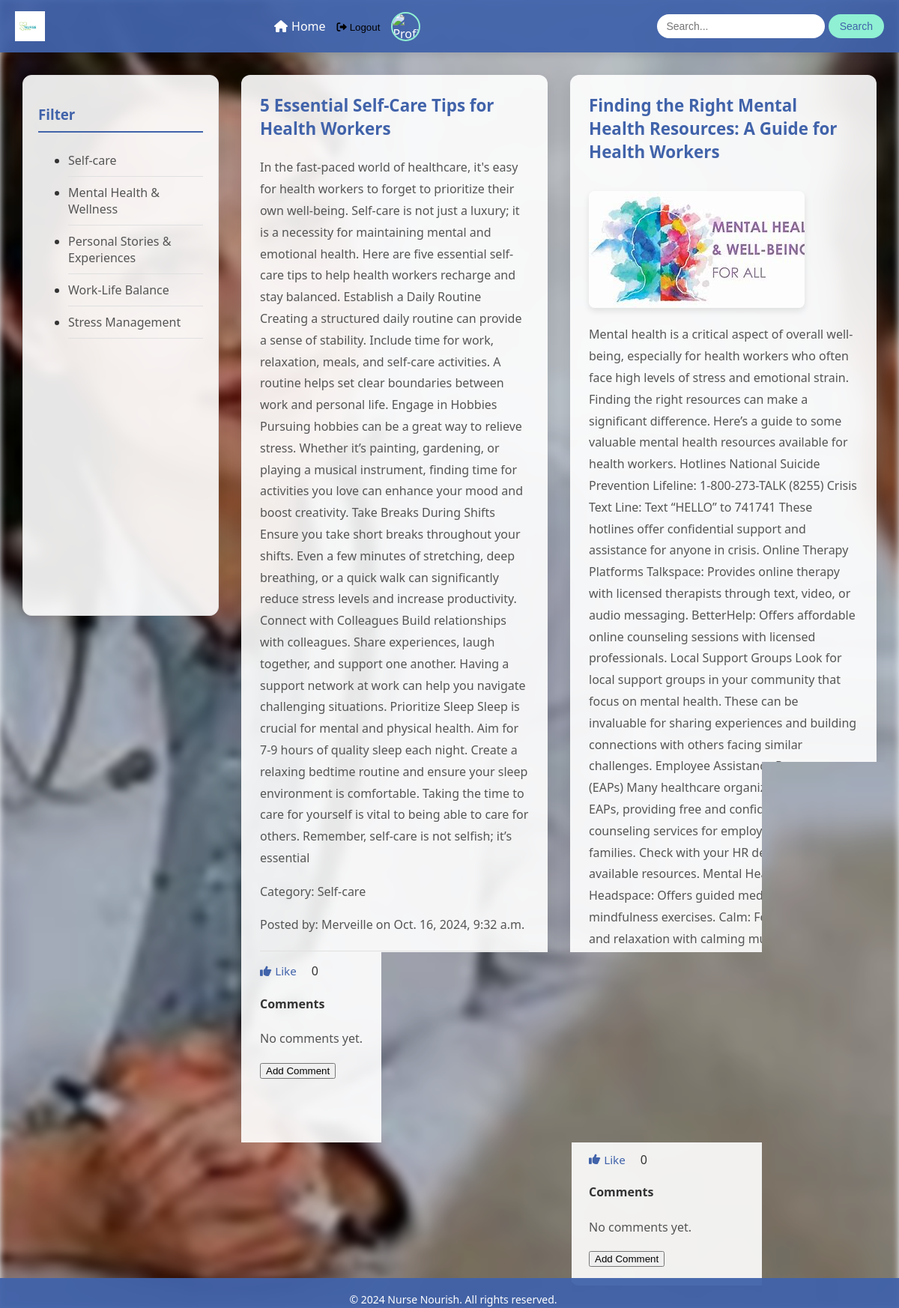
Screenshot of / (signed in) with the database file from the repository.
### nurse/models.py (models this page shows, shortened)
class Category(models.Model):
    name = models.CharField(max_length=100)

class Post(models.Model):
    user = models.ForeignKey(User, on_delete=models.CASCADE)
    title = models.CharField(max_length=100)
    content = models.TextField()
    category = models.ForeignKey(Category, on_delete=models.CASCADE)
    date_posted = models.DateTimeField(auto_now=True)
    image = models.ImageField(upload_to='static/', blank=True, null=True)
    likes = models.ManyToManyField(User, related_name='liked_posts', blank=True)
    def total_likes(self):
        return self.likes.count()

class User(AbstractUser):
    email = models.EmailField(unique=True)
    first_name = models.CharField(max_length=30)
    last_name = models.CharField(max_length=30)
    picture = models.ImageField(upload_to='user_picture/', default='static/default-profile.png', null=True, blank=True)

### nurse/views.py (the view)
# urls.py: path('', views.index, name='index'),
def index(request):
    posts = Post.objects.all()
    categories = Category.objects.all()
    return render(request, 'index.html', {'posts': posts, 'categories': categories})

### nurse/templates/index.html (shortened to what this page needs)
{% extends "main.html" %}
{% block content %}
    <div class="post-list">
        {% for post in posts %}
            <div class="post">
                <h3>{{ post.title }}</h3>
                {% if post.image %}
                    <img src="{{ MEDIA_URL }}{{ post.image.url }}" alt="Post Image" class="post-image">
                {% endif %}
                <p>{{ post.content }}</p>
                <p>Category: {{ post.category.name }}</p>
                <p>Posted by: {{ post.user.username }} on {{ post.date_posted }}</p>
                <div class="post-actions">
                    <a href="{% url 'nurse:like_post' post.id %}">
                        {% if user.is_authenticated and user in post.likes.all %}
                            <i class="fas fa-thumbs-down"></i> Unlike
                        {% else %}
                            <i class="fas fa-thumbs-up"></i> Like
                        {% endif %}
                    </a>
                    <span>{{ post.total_likes }}</span>
                </div>
                <div class="comments">
                    <h4>Comments</h4>
                    {% for comment in post.comments.all %}
                        <div class="comment">
                            <p>{{ comment.content }}</p>
                            <p>Commented by: {{ comment.user.username }} on {{ comment.date_posted }}</p>
                        </div>
                    {% empty %}
                        <p>No comments yet.</p>
                    {% endfor %}
                    {% if user.is_authenticated %}
                        <form method="POST" action="{% url 'nurse:add_comment' post.id %}">
                            <button type="submit">Add Comment</button>
                        </form>
                    {% else %}
                        <p><a href="{% url 'nurse:login' %}"></a></p>
                    {% endif %}
                </div>
            </div>
        {% endfor %}
    </div>
{% endblock %}

### nurse/templates/main.html (shortened to what this page needs)
{% load static %}
<!DOCTYPE html>
<html lang="en">
    <head>
        <link rel="stylesheet" href="{% static 'main.css' %}">
        <link rel="stylesheet" href="https://cdnjs.cloudflare.com/ajax/libs/font-awesome/6.0.0-beta3/css/all.min.css">
    </head>
    <body>
        <header>
            <img class="logo" src="{% static 'images/logo (2).png' %}" alt="Nurse Nourish Logo">
            <nav>
                <ul>
                    <li>
                        {% if user.is_authenticated %}
                            <a href="{% url 'nurse:home' %}"><i class="fas fa-home"></i>Home</a>
                        {% else %}
                            <a href="{% url 'nurse:login' %}"><i class="fas fa-home"></i>Home</a>
                        {% endif %}
                    </li>
                    <!-- {% if user.is_authenticated %}
                        <li><a href="{% url 'nurse:inbox' %}"><i class="fas fa-envelope"></i> Inbox</a></li>
                        <li> -->
                            <form id="logout-form" action="{% url 'nurse:logout' %}" method="post" style="display: inline;">
                                <button type="submit" style="border: none; background: none; padding: 0; cursor: pointer;">
                                    <i href="{% url 'nurse:index' %}" class="fas fa-sign-out-alt"></i> Logout
                                </button>
                            </form>
                        <li>
                            <a href="{% url 'nurse:profile' %}">
                                <img class="user-pic" src="{{ MEDIA_URL }}{{ profile.picture.url }}" alt="Profile Picture">
                            </a>
                        </li>
                    {% else %}
                        <li><a href="{% url 'nurse:register' %}"><i class="fas fa-user-plus"></i> Register</a></li>
                        <li><a href="{% url 'nurse:login' %}"><i class="fas fa-sign-in-alt"></i> Log In</a></li>
                    {% endif %}
                </ul>
            </nav>
            <div class="search-bar">
                <form method="get" action="{% url 'nurse:search' %}">
                    <input type="text" placeholder="Search..." name="q">
                    <button type="submit">Search</button>
                </form>
            </div>
        </header>
        <main>
            <aside class="sidebar">
                <h3>Filter</h3>
                <ul>
                    {% for category in categories %}
                        <li>
                            <a href="{% url 'nurse:posts_by_category' category.id %}">{{ category.name }}</a>
                        </li>
                    {% empty %}
                        <li>No categories available.</li>
                    {% endfor %}
                </ul>
            </aside>
            {% block content %}{% endblock %}
        </main>
        <footer>
            <p>&copy; 2024 Nurse Nourish. All rights reserved.</p>
        </footer>
    </body>
</html>

### static/main.css (style rules this page uses)
body { font-family: 'Segoe UI', Tahoma, Geneva, Verdana, sans-serif; margin: 0; padding: 0; background-color: #f0f4f8; display: flex; flex-direction: column; min-height: 100vh; color: #333; }
header { background-color: rgba(65, 99, 170, 0.95); color: #fff; padding: 10px 0; position: fixed; width: 100%; top: 0; left: 0; z-index: 1000; display: flex; align-items: center; justify-content: space-between; height: 50px; box-shadow: 0 2px 10px rgba(0, 0, 0, 0.1); }
.logo { width: 40px; margin-left: 20px; transition: transform 0.3s ease; }
nav ul { list-style: none; padding: 0; margin: 0; display: flex; align-items: center; }
nav ul li { margin: 0 15px; }
nav ul li a, nav ul li button { color: #fff; text-decoration: none; font-weight: 500; display: flex; align-items: center; font-size: 16px; transition: color 0.3s ease; }
nav ul li a i, nav ul li button i { margin-right: 5px; }
.search-bar { margin-right: 20px; }
.search-bar input { padding: 8px 12px; border: none; border-radius: 20px; font-size: 14px; width: 200px; transition: width 0.3s ease; }
.search-bar button { padding: 8px 15px; border: none; border-radius: 20px; background-color: #8ff0d3; color: #4163aa; cursor: pointer; font-size: 14px; transition: background-color 0.3s ease; }
main { flex: 1; margin-top: 70px; display: flex; flex-direction: row; gap: 30px; padding: 30px; }
.sidebar { width: 220px; background-color: rgba(255, 255, 255, 0.9); border: 1px solid #e0e0e0; padding: 20px; position: sticky; top: 80px; height: calc(100vh - 120px); overflow-y: auto; border-radius: 12px; box-shadow: 0 4px 15px rgba(0, 0, 0, 0.05); box-sizing: inherit; }
.sidebar h3 { color: #4163aa; border-bottom: 2px solid #4163aa; padding-bottom: 10px; margin-bottom: 15px; }
.sidebar ul li a { color: #555; text-decoration: none; display: block; padding: 10px 0; border-bottom: 1px solid #e0e0e0; transition: all 0.5s ease; }
.post-list { flex: 1; display: grid; grid-template-columns: repeat(auto-fill, minmax(300px, 1fr)); gap: 30px; }
.post { border: none; border-radius: 12px; background-color: rgba(255, 255, 255, 0.9); padding: 25px; box-shadow: 0 5px 15px rgba(0, 0, 0, 0.08); transition: all 0.3s ease; }
.post h3 { margin-top: 0; color: #4163aa; font-size: 1.4em; }
.post p { color: #555; line-height: 1.8; font-size: 1em; }
.post-actions { display: flex; align-items: center; margin-top: 20px; padding-top: 15px; border-top: 1px solid #e0e0e0; }
.post-actions a, .post-actions button { color: #4163aa; text-decoration: none; margin-right: 20px; font-size: 0.95em; display: flex; align-items: center; background: none; border: none; cursor: pointer; transition: color 0.3s ease; }
.post-actions a i, .post-actions button i { margin-right: 5px; }
.post-image { max-width: 100%; height: auto; margin-top: 15px; border-radius: 8px; box-shadow: 0 4px 8px rgba(0, 0, 0, 0.1); }
.user-pic { width: 35px; height: 35px; border-radius: 50%; margin-right: 10px; object-fit: cover; border: 2px solid #8ff0d3; }
footer { background-color: rgba(65, 99, 170, 0.95); color: #fff; text-align: center; padding: 5px; font-size: 14px; position: fixed; bottom: 0; width: 100%; height:30px; }

### rows the page displays
Category: name "Self-care"
Category: name "Mental Health & Wellness"
Category: name "Personal Stories & Experiences"
Category: name "Work-Life Balance"
Category: name "Stress Management"
Post: title "5 Essential Self-Care Tips for Health Workers", content "In the fast-paced world of healthcare, it's easy for health workers to forget to prioritize their own well-being. Self-care is not just a luxury; it is a necessity for maintaining mental and emotional health. Here are five essential self-care tips to help health workers recharge and stay balanced. Establish a Daily Routine Creating a structured daily routine can provide a sense of stability. Include time for work, relaxation, meals, and self-care activities. A routine helps set clear boundaries between work and personal life. Engage in Hobbies Pursuing hobbies can be a great way to relieve stress. Whether it’s painting, gardening, or playing a musical instrument, finding time for activities…", category.name "Self-care", user.username "Merveille", date_posted "Oct. 16, 2024, 9:32 a.m.", shows "Like", total_likes "0"
Post: title "Finding the Right Mental Health Resources: A Guide for Health Workers", image (picture), content "Mental health is a critical aspect of overall well-being, especially for health workers who often face high levels of stress and emotional strain. Finding the right resources can make a significant difference. Here’s a guide to some valuable mental health resources available for health workers. Hotlines National Suicide Prevention Lifeline: 1-800-273-TALK (8255) Crisis Text Line: Text “HELLO” to 741741 These hotlines offer confidential support and assistance for anyone in crisis. Online Therapy Platforms Talkspace: Provides online therapy with licensed therapists through text, video, or audio messaging. BetterHelp: Offers affordable online counseling sessions with licensed professionals.…", category.name "Mental Health & Wellness", shows "Like", total_likes "0"
